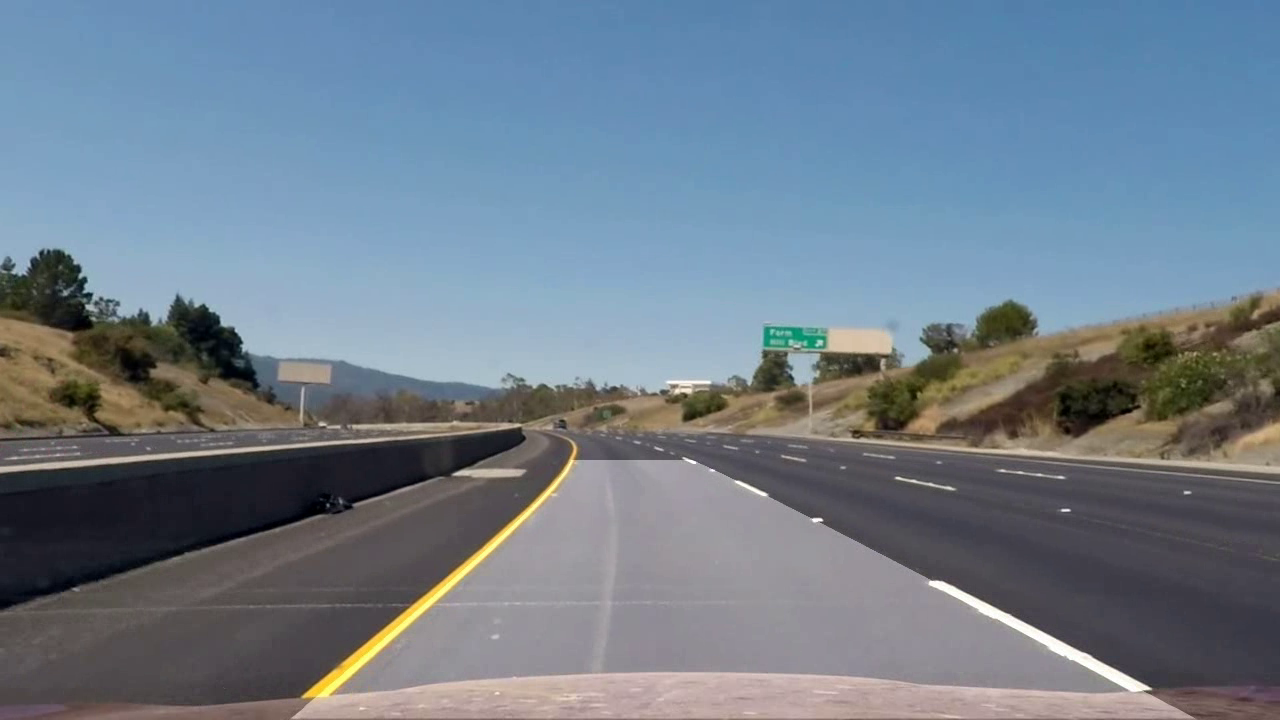
#> input picture frame 4 of output_video.avi, 1280 x 720 px, given in place of project_video03.mp4, which was not available
$ python Main.py
#> lines starting #> are read from the running program, lines starting #| are printed output that depends on the picture; after the words box and inside, x2 and y2 are one past the last pixel; in counts of white or black regions, pixels touching at a corner belong together; pictures that were not available may be replaced by others from this repository, and a replacement may not be noted
### preprocessing.py
import cv2 as cv
import numpy as np

calibration_data = np.load('camera_cal/calib.npz')
#> (reads camera_cal/calib.npz from the repository)
camera_matrix = calibration_data['mtx']
dist_coeffs = calibration_data['dist']

def undistort_image(image):
    """Ispravljanje distorzije slike koristeci kalibracione parametre."""
    undistorted = cv.undistort(image, camera_matrix, dist_coeffs, None, camera_matrix)
    return undistorted

def process_hsv(image):
    """Primena HSV maske za detekciju belih i zutih delova slike."""
    hsv_image = cv.cvtColor(image, cv.COLOR_BGR2HSV)

    # Definisanje granica za boje
    white_lower = np.array([0, 0, 180])
    white_upper = np.array([255, 80, 255])

    yellow_lower = np.array([15, 90, 90])
    yellow_upper = np.array([35, 255, 255])

    # Pravljenje maski
    white_mask = cv.inRange(hsv_image, white_lower, white_upper)
    yellow_mask = cv.inRange(hsv_image, yellow_lower, yellow_upper)

    # Kombinovanje maski pomocu OR operacije
    combined_mask = cv.bitwise_or(white_mask, yellow_mask)

    # Aplikacija maske na originalnu sliku
    masked_image = cv.bitwise_and(image, image, mask=combined_mask)

    return masked_image, combined_mask

def process_canny(mask, thr1, thr2):
    """Primena Canny algoritma za detekciju ivica."""
    blurred = cv.GaussianBlur(mask, (5, 5), 0)
    edges = cv.Canny(blurred, thr1, thr2)
    return edges


def perspective_transform(binary_image, src_points, dst_points):
    """
    Primena perspektivne transformacije za pticju perspektivu.

    Args:
        binary_image (np.array): Ulazna binarna slika.
        src_points (np.array): Izvorne tacke za transformaciju.
        dst_points (np.array): Ciljne tacke za transformaciju.

    Returns:
        np.array: Slika transformisana u pticju perspektivu.
        np.array: Slika sa nacrtanim tackama.
        np.array: Matrica perspektivne transformacije.
        np.array: Inverzna matrica perspektivne transformacije.
    """
    # Kreiranje matrica transformacije
    M = cv.getPerspectiveTransform(src_points, dst_points)
    Minv = cv.getPerspectiveTransform(dst_points, src_points)  # Inverzna matrica

    warped_image = cv.warpPerspective(binary_image, M, (binary_image.shape[1], binary_image.shape[0]))

    image_with_points = cv.polylines(binary_image.copy(), [np.int32(src_points)], isClosed=True, color=255, thickness=3)

    return warped_image, image_with_points, M, Minv

### lane_detection.py
import numpy as np
import cv2 as cv
import matplotlib.pyplot as plt

def detect_lane_pixels_and_fit(warped_image, n_windows=9, margin=100, minpix=50, visualize=False):
    """
    Detektuje piksele trake i fitovanje polinoma za granice trake.

    Args:
        warped_image (np.array): Transformisana binarna slika.
        n_windows (int): Broj klizecih prozora.
        margin (int): Sirina prozora za pretragu.
        minpix (int): Minimalan broj piksela za pomeranje prozora.
        visualize (bool): Da li prikazati rezultate.

    Returns:
        tuple: (left_fit, right_fit, ploty, left_fitx, right_fitx)
            - left_fit, right_fit: Koeficijenti fitovanih polinoma za levu i desnu traku.
            - ploty: Generisane y koordinate za crtanje linija.
            - left_fitx, right_fitx: X koordinate fitovanih linija.
    """
    # Kreiranje histograma na donjoj polovini slike
    histogram = np.sum(warped_image[warped_image.shape[0] // 2:, :], axis=0)
    # Prikaz histograma
    plt.plot(histogram)
    plt.title("Histogram binarne slike")
    plt.xlabel("X koordinata")
    plt.ylabel("Broj belih piksela")
    plt.show()

    # Deljenje na levu i desnu polovinu
    midpoint = histogram.shape[0] // 2
    leftx_base = np.argmax(histogram[:midpoint])
    rightx_base = np.argmax(histogram[midpoint:]) + midpoint

    if leftx_base == 0 and rightx_base == 0:
        print("Nijedna traka nije detektovana.")
    elif leftx_base == 0:
        print("Samo desna traka je detektovana.")
    elif rightx_base == 0:
        print("Samo leva traka je detektovana.")

    # Parametri prozora
    window_height = warped_image.shape[0] // n_windows
    nonzero = warped_image.nonzero()
    nonzeroy, nonzerox = nonzero[0], nonzero[1]

    leftx_current, rightx_current = leftx_base, rightx_base
    left_lane_inds = []
    right_lane_inds = []

    # Klizeci prozori
    for window in range(n_windows):
        win_y_low = warped_image.shape[0] - (window + 1) * window_height
        win_y_high = warped_image.shape[0] - window * window_height
        win_xleft_low = leftx_current - margin
        win_xleft_high = leftx_current + margin
        win_xright_low = rightx_current - margin
        win_xright_high = rightx_current + margin

        # Pronalazak piksela unutar prozora
        good_left_inds = ((nonzeroy >= win_y_low) & (nonzeroy < win_y_high) &
                          (nonzerox >= win_xleft_low) & (nonzerox < win_xleft_high)).nonzero()[0]
        good_right_inds = ((nonzeroy >= win_y_low) & (nonzeroy < win_y_high) &
                           (nonzerox >= win_xright_low) & (nonzerox < win_xright_high)).nonzero()[0]

        left_lane_inds.append(good_left_inds)
        right_lane_inds.append(good_right_inds)

        # Pomeranje prozora
        if len(good_left_inds) > minpix:
            leftx_current = int(np.mean(nonzerox[good_left_inds]))
        if len(good_right_inds) > minpix:
            rightx_current = int(np.mean(nonzerox[good_right_inds]))

    # Kombinovanje indeksa
    left_lane_inds = np.concatenate(left_lane_inds)
    right_lane_inds = np.concatenate(right_lane_inds)

    # Koordinate piksela za levu i desnu traku
    leftx, lefty = nonzerox[left_lane_inds], nonzeroy[left_lane_inds]
    rightx, righty = nonzerox[right_lane_inds], nonzeroy[right_lane_inds]

    # [8 lines of commented-out code are left out]


    ploty = np.linspace(0, warped_image.shape[0] - 1, warped_image.shape[0])

    # Provera da li postoje dovoljno piksela za fitovanje
    if len(leftx) == 0 or len(lefty) == 0:
        print("Nema dovoljno piksela za levu traku.")
        left_fit = [0, 0, 0]
        left_fitx = np.zeros_like(ploty)
    else:
        left_fit = np.polyfit(lefty, leftx, 2)
        left_fitx = left_fit[0] * ploty ** 2 + left_fit[1] * ploty + left_fit[2]

    if len(rightx) == 0 or len(righty) == 0:
        print("Nema dovoljno piksela za desnu traku.")
        right_fit = [0, 0, 0]
        right_fitx = np.zeros_like(ploty)
    else:
        right_fit = np.polyfit(righty, rightx, 2)
        right_fitx = right_fit[0] * ploty ** 2 + right_fit[1] * ploty + right_fit[2]

    # [6 lines of commented-out code are left out]

    return left_fit, right_fit, ploty, left_fitx, right_fitx

### lane_overlay.py
import cv2 as cv
import numpy as np


def warp_back(original_image, warped_image, left_fitx, right_fitx, ploty, Minv):
    """

    Parameters:
    - original_image: Original
    - warped_image: Transformisana slika za detekciju
    - left_fitx: X koordinate za levu traku
    - right_fitx: X koordinate za desnu traku
    - ploty: Y koordinate za sve tacke traka
    - Minv: Inverzna matrica perspektivne transformacije

    Returns:
    - result: Kombinovana slika sa 'lane overlay' na originalnoj slici
    """
    # Prazna slika za crtanje traka
    lane_image = np.zeros_like(warped_image)

    # Pravljenje tačaka za poligone traka
    left_points = np.array([np.transpose(np.vstack([left_fitx, ploty]))])
    right_points = np.array([np.flipud(np.transpose(np.vstack([right_fitx, ploty])))])
    points = np.hstack((left_points, right_points))

    # Crtanje traka
    cv.fillPoly(lane_image, np.int_([points]), 255)

    # Warp nazad u perspektivu originalne slike
    unwarped_lane = cv.warpPerspective(lane_image, Minv, (original_image.shape[1], original_image.shape[0]))

    # Kombinovanje sa originalnom slikom
    result = cv.addWeighted(original_image, 1, np.dstack((unwarped_lane,) * 3), 0.3, 0)

    return result

### Main.py
import cv2 as cv
import numpy as np
import matplotlib.pyplot as plt
from preprocessing import undistort_image, process_hsv, process_canny, perspective_transform
from lane_detection import detect_lane_pixels_and_fit
from lane_overlay import warp_back

def process(image):
    """Glavna funkcija za obradu slike."""
    # Ispravljanje distorzije slike
    undistorted_image = undistort_image(image)

    # Procesiranje HSV maske
    filtered_image, combined_mask = process_hsv(undistorted_image)

    # Detekcija ivica pomocu maske
    edges = process_canny(combined_mask, thr1=30, thr2=200)

    # Dodavanje tacaka za perspektivnu transformaciju
    width = image.shape[1]
    height = image.shape[0]

    # src
    bottom_left = [round(width * 0.15), round(height * 0.99)]
    bottom_right = [round(width * 0.9), round(height * 0.99)]
    top_left = [round(width * 0.43), round(height * 0.65)]
    top_right = [round(width * 0.59), round(height * 0.65)]

    src = np.float32([bottom_left, bottom_right, top_right, top_left])

    # dst
    bottom_left = [0, height]
    bottom_right = [width, height]
    top_left = [0, height * 0.25]
    top_right = [width, height * 0.25]

    dst = np.float32([bottom_left, bottom_right, top_right, top_left])

    warped_image, points_image, M, Minv = perspective_transform(edges, src, dst)
    # Detekcija piksela trake i fitovanje
    left_fit, right_fit, ploty, left_fitx, right_fitx = detect_lane_pixels_and_fit(warped_image, visualize=True)

    # Transformacija u originalni prikaz
    lane_overlay = warp_back(undistorted_image, warped_image, left_fitx, right_fitx, ploty, Minv)

    return undistorted_image, filtered_image, edges, warped_image, points_image, left_fitx, right_fitx, ploty, lane_overlay

def main():


    input_path = 'test_videos/project_video03.mp4'
    #input_path = 'test_images/straight_lines2.jpg'
    is_video = input_path.endswith(('.mp4', '.avi', '.mov'))  # Provera da li je ulaz video

    if is_video:

        cap = cv.VideoCapture(input_path)
        if not cap.isOpened():
            print("Greska: Video nije pronadjen.")
            return

        # Postavke za zapisivanje izlaznog videa
        fourcc = cv.VideoWriter_fourcc(*'XVID')
        fps = int(cap.get(cv.CAP_PROP_FPS))
        frame_width = int(cap.get(cv.CAP_PROP_FRAME_WIDTH))
        frame_height = int(cap.get(cv.CAP_PROP_FRAME_HEIGHT))
        out = cv.VideoWriter('examples/output_video.avi', fourcc, fps, (frame_width, frame_height))

        while True:
            ret, frame = cap.read()
            if not ret:
                break

            # Procesiranje okvira
            results = process(frame)
            _, _, _, _, _, _, _, _, lane_overlay = results

            # Prikaz rezultata
            cv.imshow('Lane Detection', lane_overlay)
            out.write(lane_overlay)

            if cv.waitKey(1) & 0xFF == ord('q'):  # 'q' za prekid
                break

        cap.release()
        out.release()
        cv.destroyAllWindows()
        print("Procesiranje videa zavrseno.")
    else:

        image = cv.imread(input_path)
        if image is None:
            print("Greska: Slika nije pronadjena.")
            return

        # Procesiranje slike
        results = process(image)
        undistorted, filtered, edges, warped, points_image, left_fitx, right_fitx, ploty, lane_overlay = results

        # Prikaz rezultata
        cv.imshow('Lane Detection', lane_overlay)
        cv.imwrite('examples/output_image.jpg', lane_overlay)
        print("Procesiranje slike zavrseno.")
        cv.waitKey(0)
        cv.destroyAllWindows()


if __name__ == "__main__":
    main()
#> in main, frame is the input picture: shape (720, 1280, 3); mean B, G, R 139.7, 126.1, 112
#> in process_hsv, `white_mask = cv.inRange(hsv_image, white_lower, white_upper)`:
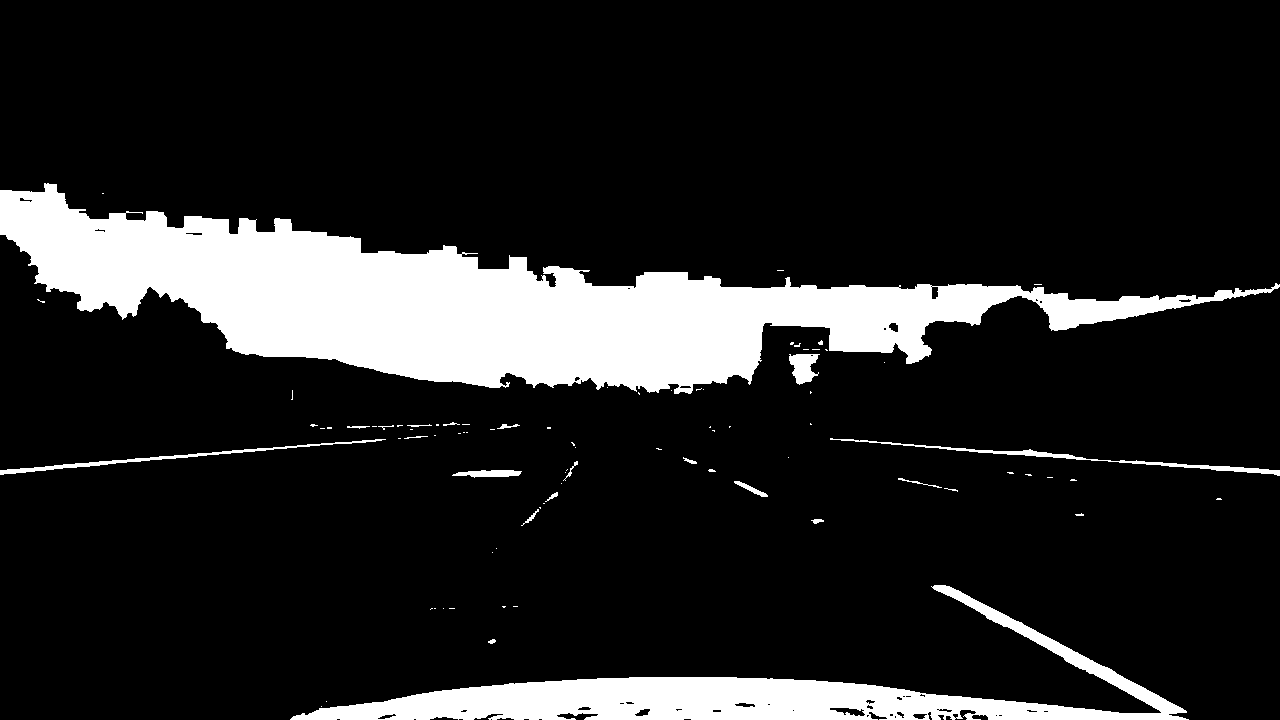
#> white_mask: shape (720, 1280); 14% white; 84 white regions (64 under 20 px), largest, box (x1, y1, x2, y2) and area: (0, 183, 1280, 394) 97656, (290, 585, 1189, 720) 26950, (830, 438, 1280, 476) 1387
#> in perspective_transform, `image_with_points = cv.polylines(binary_image.copy(), [np.int32(src_po..`:
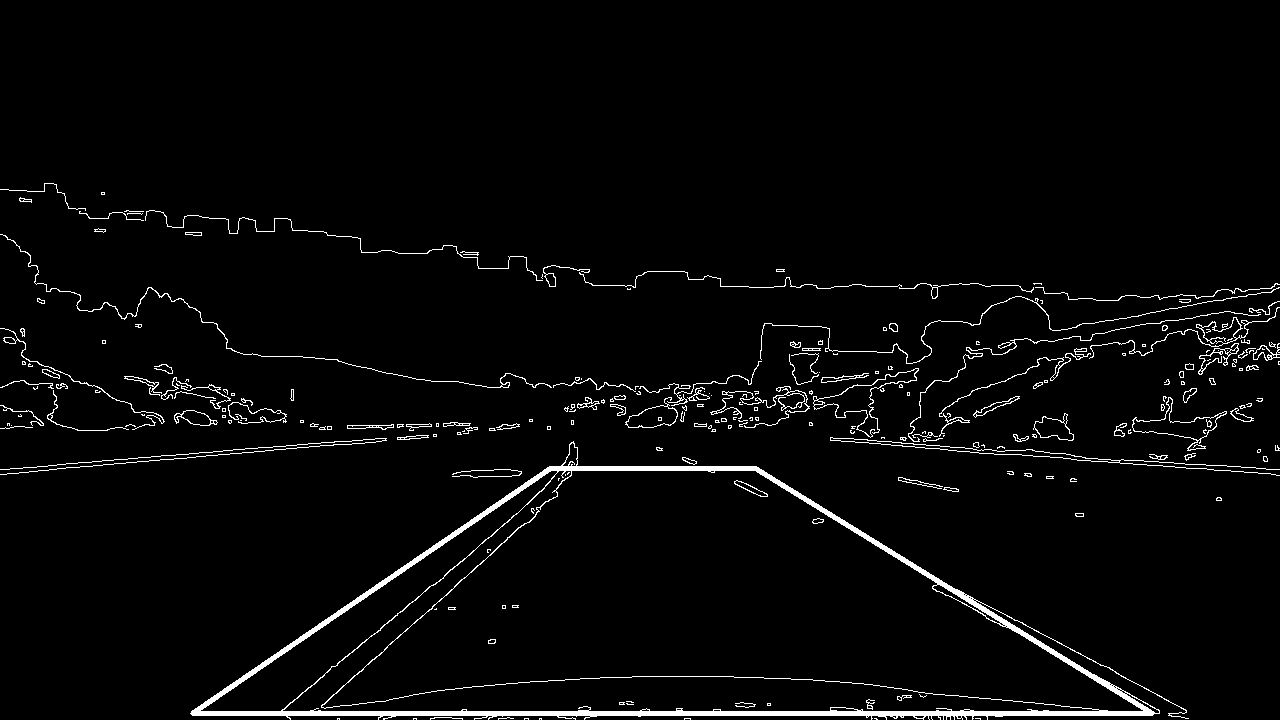
#> image_with_points: shape (720, 1280); 3% white; 250 white regions (150 under 20 px), largest, box (x1, y1, x2, y2) and area: (190, 441, 1189, 720) 13092, (830, 437, 1280, 476) 910, (0, 234, 552, 388) 821
#> in process, `warped_image, points_image, M, Minv = perspective_transform(edges, src..`: M = [[-1.03, -1.51, 1276.5], [-5.92e-16, -2.16, 980.4], [-8.72e-19, -0.00249, 1]]; Minv = [[0.127, -0.747, 570.2], [-8.88e-17, -0.463, 454.2], [-2.24e-19, -0.00115, 1]]
#> in detect_lane_pixels_and_fit, `histogram = np.sum(warped_image[warped_image.shape[0] // 2:, :], axis=0)`: histogram = 1280 values, max 45232 at index 119, min 0 at index 0, mean 1338.5
#> in detect_lane_pixels_and_fit, `plt.show()`:
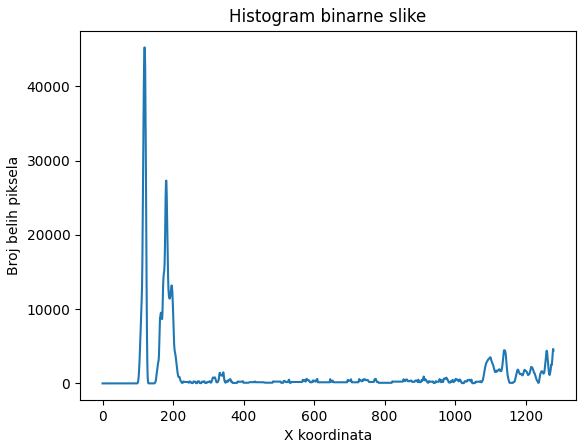
#> figure drawn by matplotlib, 1 panel; curve peaks at x = 119, y = 45232
#> in detect_lane_pixels_and_fit, `leftx_base = np.argmax(histogram[:midpoint])`: leftx_base = 119
#> in detect_lane_pixels_and_fit, `rightx_base = np.argmax(histogram[midpoint:]) + midpoint`: rightx_base = 1278
#> in detect_lane_pixels_and_fit, `nonzero = warped_image.nonzero()`: nonzero = 47766 positions, rows 0 to 719, columns 0 to 1279
#> in detect_lane_pixels_and_fit, `leftx_current, rightx_current = leftx_base, rightx_base`: leftx_current = 119; rightx_current = 1278
#> the loop in detect_lane_pixels_and_fit, `for window in range(n_windows):` made 9 passes
#> (win_xleft_low, win_xleft_high, win_xright_low, win_xright_high, leftx_current, rightx_current) on passes 1 to 8: (19, 219, 1178, 1378, 147, 1259), (47, 247, 1159, 1359, 148, 1253), (48, 248, 1153, 1353, 154, 1194), (54, 254, 1094, 1294, 158, 1213), (58, 258, 1113, 1313, 147, 1129), (47, 247, 1029, 1229, 132, 1083), (32, 232, 983, 1183, 113, 1002), (13, 213, 902, 1102, 85, 926)
#> after the loop in detect_lane_pixels_and_fit, `for window in range(n_windows):`: left_lane_inds = 9 items
#> in detect_lane_pixels_and_fit, `right_lane_inds = np.concatenate(right_lane_inds)`: right_lane_inds = 11908 values, max 47765 at index 528, min 612 at index 8956, mean 19591.8
#> in detect_lane_pixels_and_fit, `rightx, righty = nonzerox[right_lane_inds], nonzeroy[right_lane_inds]`: rightx = 11908 values, max 1279 at index 337, min 850 at index 11629, mean 1018.2; righty = 11908 values, max 719 at index 505, min 30 at index 8956, mean 230.9
#> in detect_lane_pixels_and_fit, `left_fit = np.polyfit(lefty, leftx, 2)`: left_fit = [-0.000508, 0.507, 31.65]
#> in detect_lane_pixels_and_fit, `left_fitx = left_fit[0] * ploty ** 2 + left_fit[1] * ploty + left_fit[2]`: left_fitx = 720 values, max 158.3 at index 499, min 31.65 at index 0, mean 126.4
#> in detect_lane_pixels_and_fit, `right_fit = np.polyfit(righty, rightx, 2)`: right_fit = [-0.000521, 1, 830.2]
#> in detect_lane_pixels_and_fit, `right_fitx = right_fit[0] * ploty ** 2 + right_fit[1] * ploty + right_..`: right_fitx = 720 values from 830.2 to 1280.6
#> in process, `left_fit, right_fit, ploty, left_fitx, right_fitx = detect_lane_pixels..`: left_fit = [-0.000508, 0.507, 31.65]; right_fit = [-0.000521, 1, 830.2]; ploty = 720 values from 0 to 719; right_fitx = 720 values from 830.2 to 1280.6
#> in warp_back, `left_points = np.array([np.transpose(np.vstack([left_fitx, ploty]))])`: left_points = 720 pairs, first value 31.65 to 158.3, second value 0 to 719
#> in warp_back, `right_points = np.array([np.flipud(np.transpose(np.vstack([right_fitx,..`: right_points = 720 pairs, first value 830.2 to 1280.6, second value 0 to 719
#> in warp_back, `points = np.hstack((left_points, right_points))`: points = 1440 pairs, first value 31.65 to 1280.6, second value 0 to 719
#> in warp_back, `result = cv.addWeighted(original_image, 1, np.dstack((unwarped_lane,) ..`:
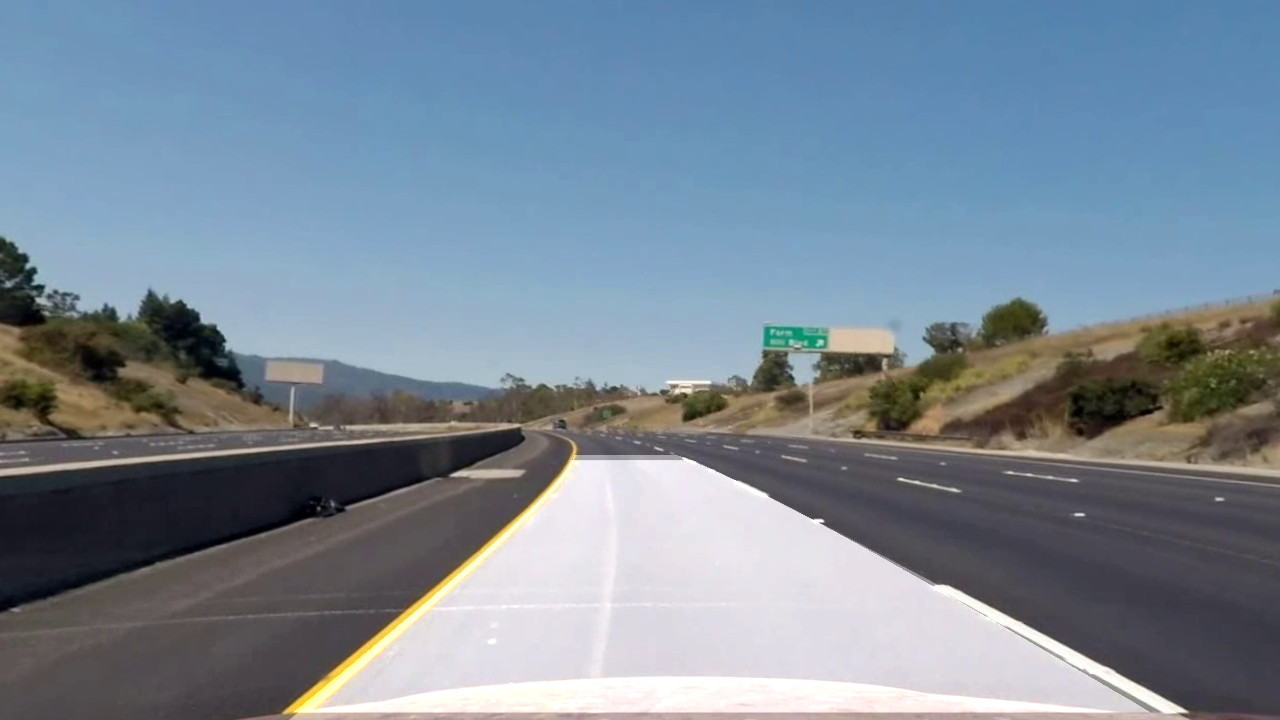
#> result: shape (720, 1280, 3); mean B, G, R 150.4, 136.6, 121.8
#> in main, `results = process(frame)`: results = 9 items
#> (key q is pressed here)
